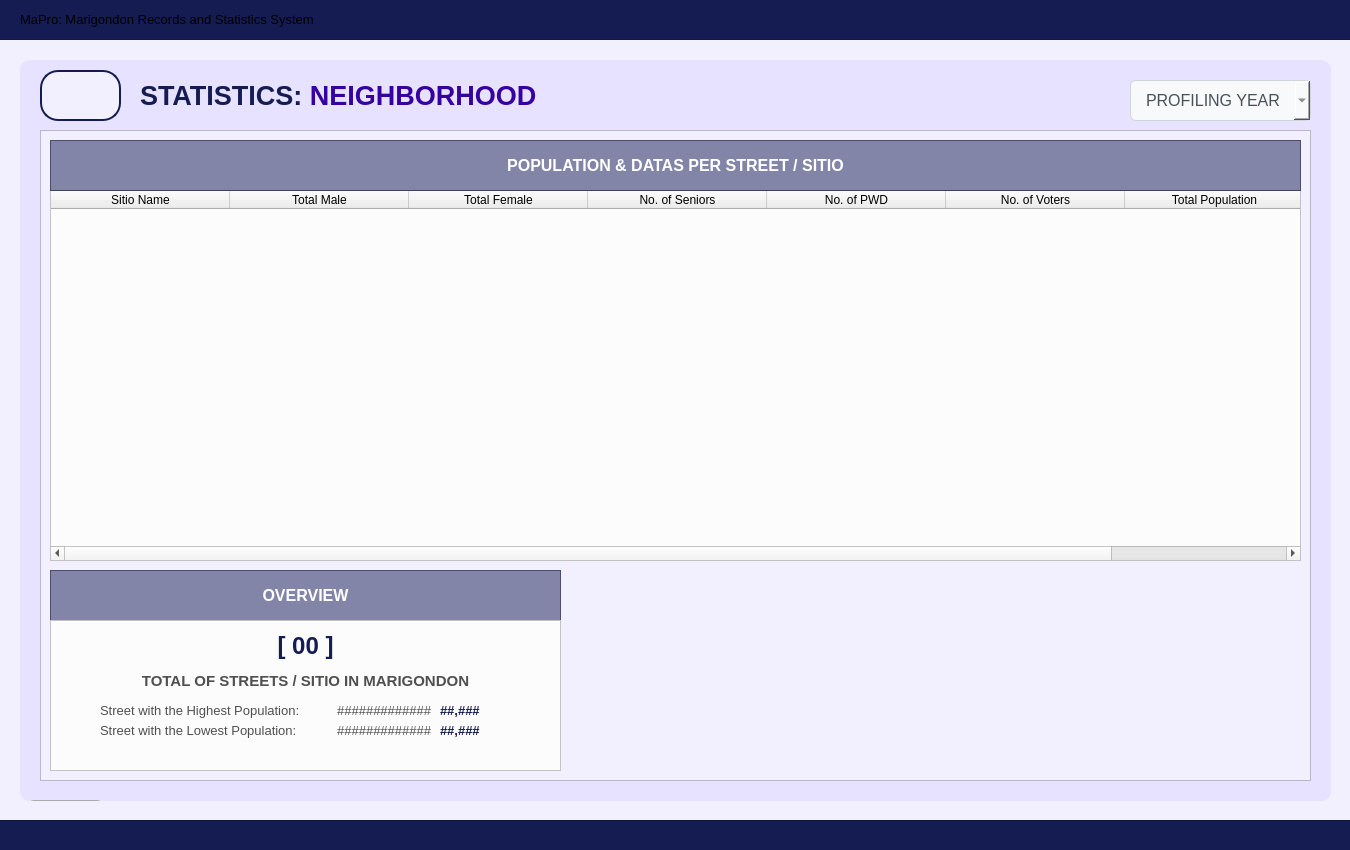
<?xml version="1.0" encoding="UTF-8"?>
<ui version="4.0">
 <class>User_dashboardWidget</class>
 <widget class="QWidget" name="User_dashboardWidget">
  <property name="geometry">
   <rect>
    <x>0</x>
    <y>0</y>
    <width>1350</width>
    <height>850</height>
   </rect>
  </property>
  <property name="sizePolicy">
   <sizepolicy hsizetype="Fixed" vsizetype="Fixed">
    <horstretch>0</horstretch>
    <verstretch>0</verstretch>
   </sizepolicy>
  </property>
  <property name="maximumSize">
   <size>
    <width>1350</width>
    <height>850</height>
   </size>
  </property>
  <property name="palette">
   <palette>
    <active>
     <colorrole role="Button">
      <brush brushstyle="SolidPattern">
       <color alpha="255">
        <red>242</red>
        <green>239</green>
        <blue>255</blue>
       </color>
      </brush>
     </colorrole>
     <colorrole role="Dark">
      <brush brushstyle="SolidPattern">
       <color alpha="255">
        <red>59</red>
        <green>57</green>
        <blue>100</blue>
       </color>
      </brush>
     </colorrole>
     <colorrole role="Mid">
      <brush brushstyle="SolidPattern">
       <color alpha="255">
        <red>59</red>
        <green>57</green>
        <blue>100</blue>
       </color>
      </brush>
     </colorrole>
     <colorrole role="Base">
      <brush brushstyle="SolidPattern">
       <color alpha="255">
        <red>242</red>
        <green>239</green>
        <blue>255</blue>
       </color>
      </brush>
     </colorrole>
     <colorrole role="Window">
      <brush brushstyle="SolidPattern">
       <color alpha="255">
        <red>242</red>
        <green>239</green>
        <blue>255</blue>
       </color>
      </brush>
     </colorrole>
     <colorrole role="Shadow">
      <brush brushstyle="SolidPattern">
       <color alpha="255">
        <red>59</red>
        <green>57</green>
        <blue>100</blue>
       </color>
      </brush>
     </colorrole>
    </active>
    <inactive>
     <colorrole role="Button">
      <brush brushstyle="SolidPattern">
       <color alpha="255">
        <red>242</red>
        <green>239</green>
        <blue>255</blue>
       </color>
      </brush>
     </colorrole>
     <colorrole role="Dark">
      <brush brushstyle="SolidPattern">
       <color alpha="255">
        <red>59</red>
        <green>57</green>
        <blue>100</blue>
       </color>
      </brush>
     </colorrole>
     <colorrole role="Mid">
      <brush brushstyle="SolidPattern">
       <color alpha="255">
        <red>59</red>
        <green>57</green>
        <blue>100</blue>
       </color>
      </brush>
     </colorrole>
     <colorrole role="Base">
      <brush brushstyle="SolidPattern">
       <color alpha="255">
        <red>242</red>
        <green>239</green>
        <blue>255</blue>
       </color>
      </brush>
     </colorrole>
     <colorrole role="Window">
      <brush brushstyle="SolidPattern">
       <color alpha="255">
        <red>242</red>
        <green>239</green>
        <blue>255</blue>
       </color>
      </brush>
     </colorrole>
     <colorrole role="Shadow">
      <brush brushstyle="SolidPattern">
       <color alpha="255">
        <red>59</red>
        <green>57</green>
        <blue>100</blue>
       </color>
      </brush>
     </colorrole>
    </inactive>
    <disabled>
     <colorrole role="WindowText">
      <brush brushstyle="SolidPattern">
       <color alpha="255">
        <red>59</red>
        <green>57</green>
        <blue>100</blue>
       </color>
      </brush>
     </colorrole>
     <colorrole role="Button">
      <brush brushstyle="SolidPattern">
       <color alpha="255">
        <red>242</red>
        <green>239</green>
        <blue>255</blue>
       </color>
      </brush>
     </colorrole>
     <colorrole role="Dark">
      <brush brushstyle="SolidPattern">
       <color alpha="255">
        <red>59</red>
        <green>57</green>
        <blue>100</blue>
       </color>
      </brush>
     </colorrole>
     <colorrole role="Mid">
      <brush brushstyle="SolidPattern">
       <color alpha="255">
        <red>59</red>
        <green>57</green>
        <blue>100</blue>
       </color>
      </brush>
     </colorrole>
     <colorrole role="Text">
      <brush brushstyle="SolidPattern">
       <color alpha="255">
        <red>59</red>
        <green>57</green>
        <blue>100</blue>
       </color>
      </brush>
     </colorrole>
     <colorrole role="ButtonText">
      <brush brushstyle="SolidPattern">
       <color alpha="255">
        <red>59</red>
        <green>57</green>
        <blue>100</blue>
       </color>
      </brush>
     </colorrole>
     <colorrole role="Base">
      <brush brushstyle="SolidPattern">
       <color alpha="255">
        <red>242</red>
        <green>239</green>
        <blue>255</blue>
       </color>
      </brush>
     </colorrole>
     <colorrole role="Window">
      <brush brushstyle="SolidPattern">
       <color alpha="255">
        <red>242</red>
        <green>239</green>
        <blue>255</blue>
       </color>
      </brush>
     </colorrole>
     <colorrole role="Shadow">
      <brush brushstyle="SolidPattern">
       <color alpha="255">
        <red>59</red>
        <green>57</green>
        <blue>100</blue>
       </color>
      </brush>
     </colorrole>
     <colorrole role="ToolTipText">
      <brush brushstyle="SolidPattern">
       <color alpha="255">
        <red>59</red>
        <green>57</green>
        <blue>100</blue>
       </color>
      </brush>
     </colorrole>
    </disabled>
   </palette>
  </property>
  <property name="windowTitle">
   <string>Form</string>
  </property>
  <property name="styleSheet">
   <string notr="true">#User_dashboardWidget{
	background-color: #f2efff;
}</string>
  </property>
  <widget class="QFrame" name="border_blueLines1">
   <property name="geometry">
    <rect>
     <x>-10</x>
     <y>-1</y>
     <width>1371</width>
     <height>41</height>
    </rect>
   </property>
   <property name="styleSheet">
    <string notr="true">#border_blueLines1{
	background-color: #141c52;
}
</string>
   </property>
   <property name="frameShape">
    <enum>QFrame::Shape::StyledPanel</enum>
   </property>
   <property name="frameShadow">
    <enum>QFrame::Shadow::Raised</enum>
   </property>
   <widget class="QLabel" name="app_title">
    <property name="geometry">
     <rect>
      <x>30</x>
      <y>0</y>
      <width>1301</width>
      <height>41</height>
     </rect>
    </property>
    <property name="font">
     <font>
      <family>Arial</family>
      <pointsize>10</pointsize>
      <bold>false</bold>
     </font>
    </property>
    <property name="styleSheet">
     <string notr="true">#app_title {
	background-color: transparent;
	color: #white;
}
</string>
    </property>
    <property name="text">
     <string>MaPro: Marigondon Records and Statistics System</string>
    </property>
    <property name="alignment">
     <set>Qt::AlignmentFlag::AlignLeading|Qt::AlignmentFlag::AlignLeft|Qt::AlignmentFlag::AlignVCenter</set>
    </property>
   </widget>
  </widget>
  <widget class="QFrame" name="border_blueLines2">
   <property name="geometry">
    <rect>
     <x>-10</x>
     <y>820</y>
     <width>1381</width>
     <height>31</height>
    </rect>
   </property>
   <property name="styleSheet">
    <string notr="true">#border_blueLines2{
	background-color: #141c52;
}
</string>
   </property>
   <property name="frameShape">
    <enum>QFrame::Shape::StyledPanel</enum>
   </property>
   <property name="frameShadow">
    <enum>QFrame::Shadow::Raised</enum>
   </property>
  </widget>
  <widget class="QFrame" name="baseBodyFrame">
   <property name="geometry">
    <rect>
     <x>20</x>
     <y>60</y>
     <width>1311</width>
     <height>741</height>
    </rect>
   </property>
   <property name="styleSheet">
    <string notr="true">#baseBodyFrame {
	background-color: #e7e2ff;
	border: none;
	border-radius: 10px;
}</string>
   </property>
   <property name="frameShape">
    <enum>QFrame::Shape::StyledPanel</enum>
   </property>
   <property name="frameShadow">
    <enum>QFrame::Shadow::Raised</enum>
   </property>
   <widget class="QPushButton" name="logout_buttonLogout_3">
    <property name="geometry">
     <rect>
      <x>10</x>
      <y>740</y>
      <width>71</width>
      <height>31</height>
     </rect>
    </property>
    <property name="font">
     <font>
      <family>Arial</family>
      <pointsize>8</pointsize>
      <bold>true</bold>
     </font>
    </property>
    <property name="cursor">
     <cursorShape>PointingHandCursor</cursorShape>
    </property>
    <property name="styleSheet">
     <string notr="true">#logout_buttonLogout {
    background-color: #bc1c1c;
    color: white;
    border-radius: 5px;
    padding: 10px; /* Optional: Adjusts spacing inside the button */
}
#logout_buttonLogout:hover {
    background-color: #d82020; /* Slightly lighter blue when hovered */
}
#logout_buttonLogout:pressed {
    background-color: #8c1515; /* Darker blue when clicked */
}</string>
    </property>
    <property name="text">
     <string>LOGOUT</string>
    </property>
   </widget>
   <widget class="QLabel" name="title_bodyStatistics">
    <property name="geometry">
     <rect>
      <x>120</x>
      <y>20</y>
      <width>471</width>
      <height>31</height>
     </rect>
    </property>
    <property name="font">
     <font>
      <family>Arial</family>
      <pointsize>20</pointsize>
      <bold>true</bold>
     </font>
    </property>
    <property name="styleSheet">
     <string notr="true">#title_bodyStatistics {
	background-color: transparent;
	color: #141c52;
}
</string>
    </property>
    <property name="text">
     <string>&lt;html&gt;&lt;head/&gt;&lt;body&gt;&lt;p&gt;STATISTICS: &lt;span style=&quot; color:#3600a1;&quot;&gt;NEIGHBORHOOD&lt;/span&gt;&lt;/p&gt;&lt;/body&gt;&lt;/html&gt;</string>
    </property>
   </widget>
   <widget class="QFrame" name="statistics_frameBody">
    <property name="geometry">
     <rect>
      <x>20</x>
      <y>70</y>
      <width>1271</width>
      <height>651</height>
     </rect>
    </property>
    <property name="styleSheet">
     <string notr="true">#statistics_frameBody{
	background-color: #f2efff;
}</string>
    </property>
    <property name="frameShape">
     <enum>QFrame::Shape::StyledPanel</enum>
    </property>
    <property name="frameShadow">
     <enum>QFrame::Shadow::Raised</enum>
    </property>
    <widget class="QFrame" name="table_titleFrameStatistics">
     <property name="geometry">
      <rect>
       <x>10</x>
       <y>10</y>
       <width>1251</width>
       <height>51</height>
      </rect>
     </property>
     <property name="styleSheet">
      <string notr="true">#table_titleFrameStatistics{
	background-color: rgba(20, 28, 82, 128)
}
</string>
     </property>
     <property name="frameShape">
      <enum>QFrame::Shape::StyledPanel</enum>
     </property>
     <property name="frameShadow">
      <enum>QFrame::Shadow::Raised</enum>
     </property>
     <widget class="QLabel" name="statistics_labelNote">
      <property name="geometry">
       <rect>
        <x>0</x>
        <y>0</y>
        <width>1251</width>
        <height>51</height>
       </rect>
      </property>
      <property name="font">
       <font>
        <family>Arial</family>
        <pointsize>12</pointsize>
        <bold>true</bold>
       </font>
      </property>
      <property name="styleSheet">
       <string notr="true">#statistics_labelNote {
	background-color: transparent;
	color: #FFFFFF;
}
</string>
      </property>
      <property name="text">
       <string>POPULATION &amp; DATAS PER STREET / SITIO</string>
      </property>
      <property name="alignment">
       <set>Qt::AlignmentFlag::AlignCenter</set>
      </property>
     </widget>
    </widget>
    <widget class="QTableWidget" name="geographics_tablePopulationPerStreet">
     <property name="geometry">
      <rect>
       <x>10</x>
       <y>60</y>
       <width>1251</width>
       <height>371</height>
      </rect>
     </property>
     <property name="styleSheet">
      <string notr="true">#geographics_tablePopulationPerStreet{
	background-color: #fcfcfc;
}</string>
     </property>
     <attribute name="horizontalHeaderDefaultSectionSize">
      <number>179</number>
     </attribute>
     <column>
      <property name="text">
       <string>Sitio Name</string>
      </property>
      <property name="font">
       <font>
        <family>Arial</family>
       </font>
      </property>
      <property name="background">
       <color>
        <red>59</red>
        <green>57</green>
        <blue>100</blue>
       </color>
      </property>
     </column>
     <column>
      <property name="text">
       <string>Total Male</string>
      </property>
      <property name="font">
       <font>
        <family>Arial</family>
       </font>
      </property>
      <property name="background">
       <color>
        <red>59</red>
        <green>57</green>
        <blue>100</blue>
       </color>
      </property>
     </column>
     <column>
      <property name="text">
       <string>Total Female</string>
      </property>
      <property name="font">
       <font>
        <family>Arial</family>
       </font>
      </property>
      <property name="background">
       <color>
        <red>59</red>
        <green>57</green>
        <blue>100</blue>
       </color>
      </property>
     </column>
     <column>
      <property name="text">
       <string>No. of Seniors</string>
      </property>
      <property name="font">
       <font>
        <family>Arial</family>
        <pointsize>9</pointsize>
       </font>
      </property>
      <property name="background">
       <color>
        <red>59</red>
        <green>57</green>
        <blue>100</blue>
       </color>
      </property>
     </column>
     <column>
      <property name="text">
       <string>No. of PWD</string>
      </property>
      <property name="font">
       <font>
        <family>Arial</family>
       </font>
      </property>
      <property name="background">
       <color>
        <red>59</red>
        <green>57</green>
        <blue>100</blue>
       </color>
      </property>
     </column>
     <column>
      <property name="text">
       <string>No. of Voters</string>
      </property>
      <property name="font">
       <font>
        <family>Arial</family>
       </font>
      </property>
      <property name="background">
       <color>
        <red>59</red>
        <green>57</green>
        <blue>100</blue>
       </color>
      </property>
     </column>
     <column>
      <property name="text">
       <string>Total Population</string>
      </property>
      <property name="font">
       <font>
        <family>Arial</family>
       </font>
      </property>
      <property name="background">
       <color>
        <red>59</red>
        <green>57</green>
        <blue>100</blue>
       </color>
      </property>
     </column>
    </widget>
    <widget class="QFrame" name="table_titleFrameStatistics_3">
     <property name="geometry">
      <rect>
       <x>10</x>
       <y>440</y>
       <width>511</width>
       <height>51</height>
      </rect>
     </property>
     <property name="styleSheet">
      <string notr="true">#table_titleFrameStatistics_3{
	background-color: rgba(20, 28, 82, 128)
}
</string>
     </property>
     <property name="frameShape">
      <enum>QFrame::Shape::StyledPanel</enum>
     </property>
     <property name="frameShadow">
      <enum>QFrame::Shadow::Raised</enum>
     </property>
     <widget class="QLabel" name="statistics_labelNote_3">
      <property name="geometry">
       <rect>
        <x>0</x>
        <y>0</y>
        <width>511</width>
        <height>51</height>
       </rect>
      </property>
      <property name="font">
       <font>
        <family>Arial</family>
        <pointsize>12</pointsize>
        <bold>true</bold>
       </font>
      </property>
      <property name="styleSheet">
       <string notr="true">#statistics_labelNote_3 {
	background-color: transparent;
	color: #FFFFFF;
}
</string>
      </property>
      <property name="text">
       <string>OVERVIEW</string>
      </property>
      <property name="alignment">
       <set>Qt::AlignmentFlag::AlignCenter</set>
      </property>
     </widget>
    </widget>
    <widget class="QFrame" name="frame2">
     <property name="geometry">
      <rect>
       <x>10</x>
       <y>490</y>
       <width>511</width>
       <height>151</height>
      </rect>
     </property>
     <property name="styleSheet">
      <string notr="true">#frame2{
	background-color: #fcfcfc;
}</string>
     </property>
     <property name="frameShape">
      <enum>QFrame::Shape::StyledPanel</enum>
     </property>
     <property name="frameShadow">
      <enum>QFrame::Shadow::Raised</enum>
     </property>
     <widget class="QLabel" name="geo_totalstreets">
      <property name="geometry">
       <rect>
        <x>0</x>
        <y>0</y>
        <width>511</width>
        <height>51</height>
       </rect>
      </property>
      <property name="font">
       <font>
        <family>Arial</family>
        <pointsize>18</pointsize>
        <bold>true</bold>
       </font>
      </property>
      <property name="styleSheet">
       <string notr="true">#geo_totalstreets {
	background-color: transparent;
	color: rgb(20, 28, 82);
}
</string>
      </property>
      <property name="text">
       <string>[ 00 ]</string>
      </property>
      <property name="alignment">
       <set>Qt::AlignmentFlag::AlignCenter</set>
      </property>
     </widget>
     <widget class="QLabel" name="geo_labelhighestpopu">
      <property name="geometry">
       <rect>
        <x>50</x>
        <y>80</y>
        <width>201</width>
        <height>21</height>
       </rect>
      </property>
      <property name="font">
       <font>
        <family>Arial</family>
        <pointsize>10</pointsize>
        <bold>false</bold>
       </font>
      </property>
      <property name="styleSheet">
       <string notr="true">#geo_labelhighestpopu {
	background-color: transparent;
	color: #4f4f4f;
}
</string>
      </property>
      <property name="text">
       <string>Street with the Highest Population:</string>
      </property>
      <property name="alignment">
       <set>Qt::AlignmentFlag::AlignLeading|Qt::AlignmentFlag::AlignLeft|Qt::AlignmentFlag::AlignVCenter</set>
      </property>
     </widget>
     <widget class="QLabel" name="geo_labeltotalstreets">
      <property name="geometry">
       <rect>
        <x>0</x>
        <y>50</y>
        <width>511</width>
        <height>21</height>
       </rect>
      </property>
      <property name="font">
       <font>
        <family>Arial</family>
        <pointsize>11</pointsize>
        <bold>true</bold>
       </font>
      </property>
      <property name="styleSheet">
       <string notr="true">#geo_labeltotalstreets {
	background-color: transparent;
	color: #4f4f4f;
}
</string>
      </property>
      <property name="text">
       <string>TOTAL OF STREETS / SITIO IN MARIGONDON</string>
      </property>
      <property name="alignment">
       <set>Qt::AlignmentFlag::AlignCenter</set>
      </property>
     </widget>
     <widget class="QLabel" name="geo_sitioname_highest">
      <property name="geometry">
       <rect>
        <x>260</x>
        <y>80</y>
        <width>121</width>
        <height>21</height>
       </rect>
      </property>
      <property name="font">
       <font>
        <family>Arial</family>
        <pointsize>10</pointsize>
        <bold>false</bold>
       </font>
      </property>
      <property name="styleSheet">
       <string notr="true">#geo_sitioname_highest {
	background-color: transparent;
	color: #4f4f4f;
}
</string>
      </property>
      <property name="text">
       <string>#############</string>
      </property>
      <property name="alignment">
       <set>Qt::AlignmentFlag::AlignRight|Qt::AlignmentFlag::AlignTrailing|Qt::AlignmentFlag::AlignVCenter</set>
      </property>
     </widget>
     <widget class="QLabel" name="geo_sitioname_highest_number">
      <property name="geometry">
       <rect>
        <x>390</x>
        <y>80</y>
        <width>71</width>
        <height>21</height>
       </rect>
      </property>
      <property name="font">
       <font>
        <family>Arial</family>
        <pointsize>10</pointsize>
        <bold>true</bold>
       </font>
      </property>
      <property name="styleSheet">
       <string notr="true">#geo_sitioname_highest_number {
	background-color: transparent;
	color: rgb(20, 28, 82);
}
</string>
      </property>
      <property name="text">
       <string>##,###</string>
      </property>
      <property name="alignment">
       <set>Qt::AlignmentFlag::AlignLeading|Qt::AlignmentFlag::AlignLeft|Qt::AlignmentFlag::AlignVCenter</set>
      </property>
     </widget>
     <widget class="QLabel" name="geo_labellowestpopu">
      <property name="geometry">
       <rect>
        <x>50</x>
        <y>100</y>
        <width>201</width>
        <height>21</height>
       </rect>
      </property>
      <property name="font">
       <font>
        <family>Arial</family>
        <pointsize>10</pointsize>
        <bold>false</bold>
       </font>
      </property>
      <property name="styleSheet">
       <string notr="true">#geo_labellowestpopu {
	background-color: transparent;
	color: #4f4f4f;
}
</string>
      </property>
      <property name="text">
       <string>Street with the Lowest Population:</string>
      </property>
      <property name="alignment">
       <set>Qt::AlignmentFlag::AlignLeading|Qt::AlignmentFlag::AlignLeft|Qt::AlignmentFlag::AlignVCenter</set>
      </property>
     </widget>
     <widget class="QLabel" name="geo_sitioname_lowest">
      <property name="geometry">
       <rect>
        <x>260</x>
        <y>100</y>
        <width>121</width>
        <height>21</height>
       </rect>
      </property>
      <property name="font">
       <font>
        <family>Arial</family>
        <pointsize>10</pointsize>
        <bold>false</bold>
       </font>
      </property>
      <property name="styleSheet">
       <string notr="true">#geo_sitioname_lowest {
	background-color: transparent;
	color: #4f4f4f;
}
</string>
      </property>
      <property name="text">
       <string>#############</string>
      </property>
      <property name="alignment">
       <set>Qt::AlignmentFlag::AlignRight|Qt::AlignmentFlag::AlignTrailing|Qt::AlignmentFlag::AlignVCenter</set>
      </property>
     </widget>
     <widget class="QLabel" name="geo_sitioname_lowest_number">
      <property name="geometry">
       <rect>
        <x>390</x>
        <y>100</y>
        <width>71</width>
        <height>21</height>
       </rect>
      </property>
      <property name="font">
       <font>
        <family>Arial</family>
        <pointsize>10</pointsize>
        <bold>true</bold>
       </font>
      </property>
      <property name="styleSheet">
       <string notr="true">#geo_sitioname_lowest_number {
	background-color: transparent;
	color: rgb(20, 28, 82);
}
</string>
      </property>
      <property name="text">
       <string>##,###</string>
      </property>
      <property name="alignment">
       <set>Qt::AlignmentFlag::AlignLeading|Qt::AlignmentFlag::AlignLeft|Qt::AlignmentFlag::AlignVCenter</set>
      </property>
     </widget>
     <widget class="QLabel" name="geo_sitioname_lowest_2">
      <property name="geometry">
       <rect>
        <x>650</x>
        <y>170</y>
        <width>121</width>
        <height>21</height>
       </rect>
      </property>
      <property name="font">
       <font>
        <family>Arial</family>
        <pointsize>10</pointsize>
        <bold>false</bold>
       </font>
      </property>
      <property name="styleSheet">
       <string notr="true">#geo_sitioname_lowest {
	background-color: transparent;
	color: #4f4f4f;
}
</string>
      </property>
      <property name="text">
       <string>#############</string>
      </property>
      <property name="alignment">
       <set>Qt::AlignmentFlag::AlignLeading|Qt::AlignmentFlag::AlignLeft|Qt::AlignmentFlag::AlignVCenter</set>
      </property>
     </widget>
     <widget class="QLabel" name="geo_sitioname_lowest_number_2">
      <property name="geometry">
       <rect>
        <x>780</x>
        <y>170</y>
        <width>131</width>
        <height>21</height>
       </rect>
      </property>
      <property name="font">
       <font>
        <family>Arial</family>
        <pointsize>10</pointsize>
        <bold>true</bold>
       </font>
      </property>
      <property name="styleSheet">
       <string notr="true">#geo_sitioname_lowest_number {
	background-color: transparent;
	color: rgb(20, 28, 82);
}
</string>
      </property>
      <property name="text">
       <string>##,###</string>
      </property>
      <property name="alignment">
       <set>Qt::AlignmentFlag::AlignCenter</set>
      </property>
     </widget>
    </widget>
    <zorder>geographics_tablePopulationPerStreet</zorder>
    <zorder>table_titleFrameStatistics_3</zorder>
    <zorder>frame2</zorder>
    <zorder>table_titleFrameStatistics</zorder>
   </widget>
   <widget class="QToolButton" name="btn_returnToStatisticsPage">
    <property name="geometry">
     <rect>
      <x>20</x>
      <y>10</y>
      <width>81</width>
      <height>51</height>
     </rect>
    </property>
    <property name="styleSheet">
     <string notr="true">#btn_returnToStatisticsPage {
    background-color: #f2efff;
    color: #141c52;
	border: 2px solid #141c52; 
	border-radius: 18px;
	text-align: left;
    padding: 10px; /* Optional: Adjusts spacing inside the button */
}
#btn_returnToStatisticsPage:hover {
    background-color: #fdfdff; /* Slightly lighter blue when hovered */
}
#btn_returnToStatisticsPage:pressed {
    background-color: #e7e5f4; /* Darker blue when clicked */
}

</string>
    </property>
    <property name="text">
     <string/>
    </property>
    <property name="icon">
     <iconset>
      <normaloff>../../../Assets/FuncIcons/img_return.png</normaloff>../../../Assets/FuncIcons/img_return.png</iconset>
    </property>
    <property name="iconSize">
     <size>
      <width>25</width>
      <height>25</height>
     </size>
    </property>
   </widget>
   <widget class="QComboBox" name="filter_by_year">
    <property name="geometry">
     <rect>
      <x>1110</x>
      <y>20</y>
      <width>181</width>
      <height>41</height>
     </rect>
    </property>
    <property name="font">
     <font>
      <family>Arial</family>
      <pointsize>12</pointsize>
     </font>
    </property>
    <property name="styleSheet">
     <string notr="true">#filter_by_year {
  background-color: #f8f9fa; /* Very light grey background */
  color: #495057; /* Medium grey text for readability */
  border: 1px solid #ced4da; /* Light grey border */
  padding: 10px 15px; /* Comfortable padding */
  border-radius: 6px; /* Slightly rounded corners - a modern touch */
  font-size: 0.9rem; /* Slightly smaller, modern font size */
  line-height: 1.5; /* Improved line height for better text spacing */
  box-shadow: 0 1px 3px rgba(0, 0, 0, 0.05); /* Subtle shadow for depth */
}</string>
    </property>
    <property name="placeholderText">
     <string>PROFILING YEAR</string>
    </property>
    <property name="duplicatesEnabled">
     <bool>false</bool>
    </property>
    <item>
     <property name="text">
      <string>2025</string>
     </property>
    </item>
    <item>
     <property name="text">
      <string>2024</string>
     </property>
    </item>
    <item>
     <property name="text">
      <string>All Year</string>
     </property>
    </item>
   </widget>
  </widget>
 </widget>
 <resources/>
 <connections/>
</ui>
